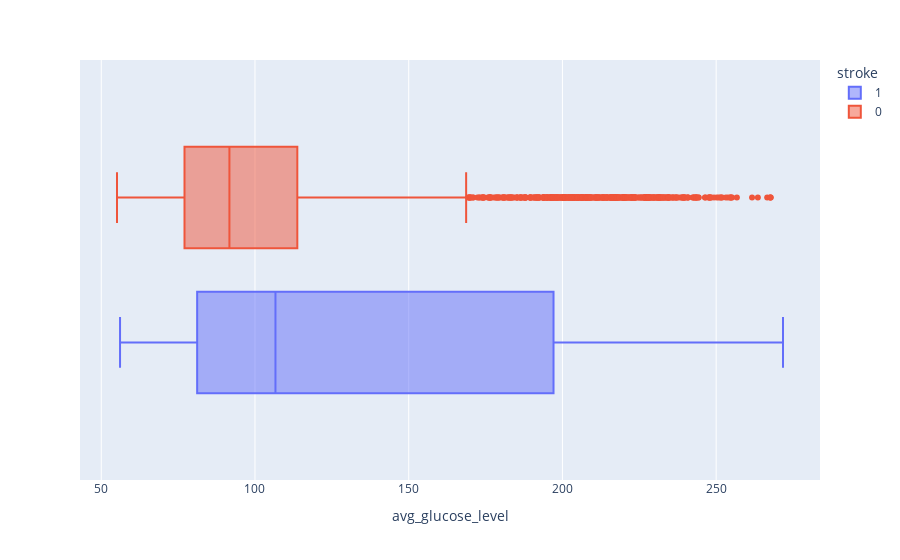

Notebook code cell kept with this figure:
### Code cell
fig = px.box(stroke_dataset, x='avg_glucose_level', color='stroke')
fig.show()

### Figure 1 — Plotly figure (JSON) as saved in the notebook; plotly's stock layout.template omitted (floating-point values rounded to 4 significant figures; data arrays with more than 128 entries replaced by an {"elided": "..."} marker saying what was removed)
{"data": [{"alignmentgroup": "True", "hovertemplate": "stroke=1<br>avg_glucose_level=%{x}<extra></extra>", "legendgroup": "1", "marker": {"color": "#636efa"}, "name": "1", "notched": false, "offsetgroup": "1", "orientation": "h", "showlegend": true, "type": "box", "x": {"elided": "208 float values"}, "x0": " ", "xaxis": "x", "y0": " ", "yaxis": "y"}, {"alignmentgroup": "True", "hovertemplate": "stroke=0<br>avg_glucose_level=%{x}<extra></extra>", "legendgroup": "0", "marker": {"color": "#EF553B"}, "name": "0", "notched": false, "offsetgroup": "0", "orientation": "h", "showlegend": true, "type": "box", "x": {"elided": "3864 float values"}, "x0": " ", "xaxis": "x", "y0": " ", "yaxis": "y"}], "layout": {"boxmode": "group", "legend": {"title": {"text": "stroke"}, "tracegroupgap": 0}, "margin": {"t": 60}, "xaxis": {"anchor": "y", "domain": [0, 1], "title": {"text": "avg_glucose_level"}}, "yaxis": {"anchor": "x", "domain": [0, 1]}}}
